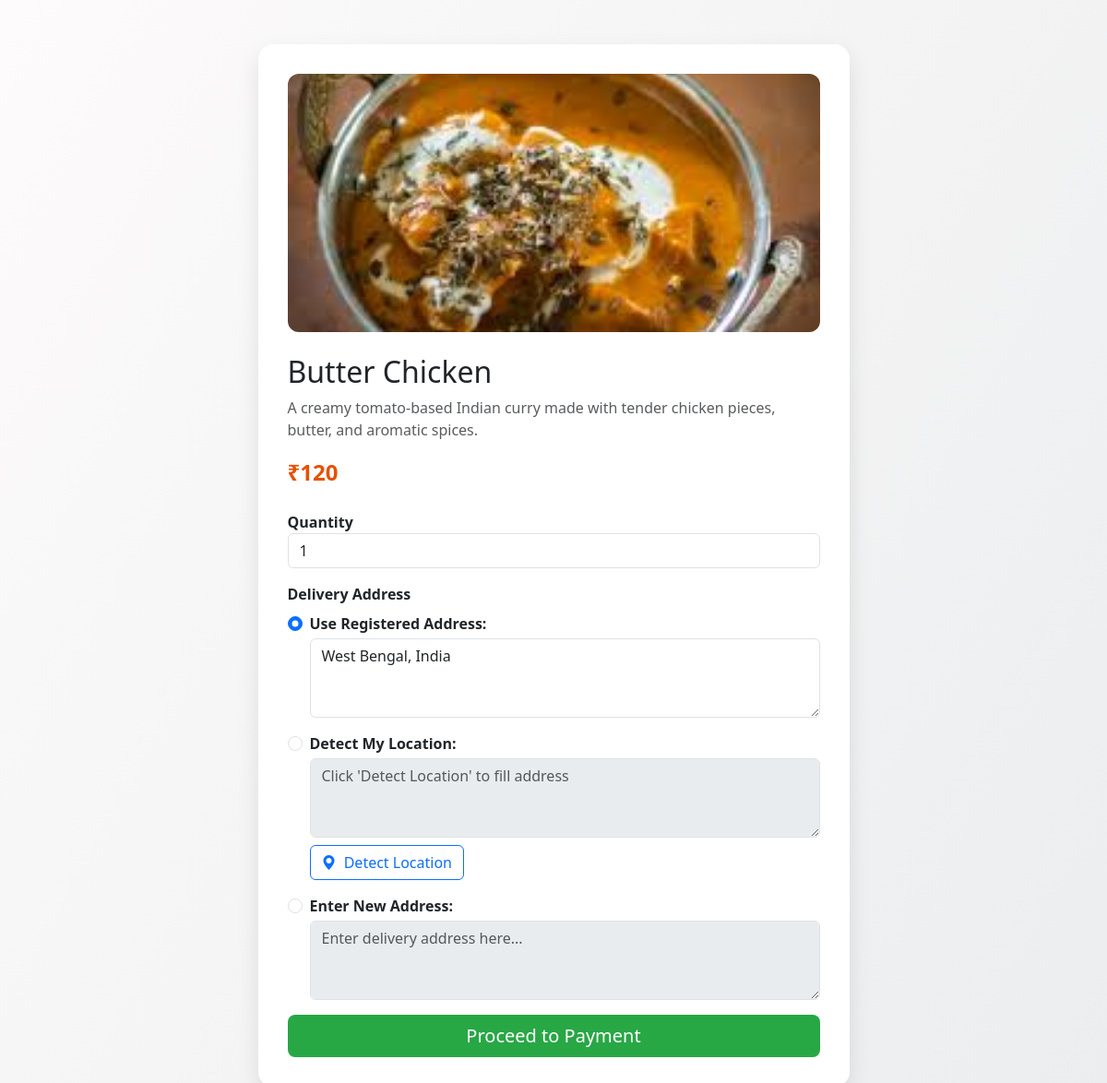
The app's page /Homepage/order_details.php?res_id=1&item_id=3 (signed in) with its own data.
### tables this page shows
CREATE TABLE `item` (
  `item_id` int(11) NOT NULL,
  `res_id` int(11) NOT NULL,
  `name` varchar(50) NOT NULL,
  `price` int(11) NOT NULL,
  `description` text NOT NULL,
  `image` text NOT NULL
);

CREATE TABLE `user` (
  `user_id` int(11) NOT NULL,
  `name` varchar(50) NOT NULL,
  `email` varchar(50) NOT NULL,
  `phone` varchar(50) NOT NULL,
  `address` text NOT NULL,
  `password` text NOT NULL
);

### Homepage/order_details.php (the view, shortened to what this page needs)
<?php
include_once "connection.php";
$res_id = $_GET['res_id'] ?? '';
$item_id = $_GET['item_id'] ?? '';
$res = mysqli_query($con, "SELECT * FROM item WHERE res_id='" . mysqli_real_escape_string($con, $res_id) . "' AND item_id='" . mysqli_real_escape_string($con, $item_id) . "'");
$food = mysqli_fetch_array($res);
$image = htmlspecialchars(basename($food['image']));
$name = htmlspecialchars($food['name']);
$description = htmlspecialchars($food['description']);
$price = htmlspecialchars($food['price']);
$prefilled_address = "";
$email = $_SESSION['email'];
$user_q = mysqli_query($con, "SELECT * FROM user WHERE email='$email'");
if ($user_q && mysqli_num_rows($user_q) > 0) {
    $user = mysqli_fetch_assoc($user_q);
    $prefilled_address = htmlspecialchars($user['address']);
}
?>
<!DOCTYPE html>
<html lang="en">
<head>
  <link href="https://cdn.jsdelivr.net/npm/bootstrap@5.3.0/dist/css/bootstrap.min.css" rel="stylesheet" />
  <link href="https://cdn.jsdelivr.net/npm/bootstrap-icons@1.10.5/font/bootstrap-icons.css" rel="stylesheet" />
</head>
<body>
<div class="container py-5">
  <div class="row justify-content-center">
    <div class="col-lg-7 col-md-9">
      <div class="order-wrapper">
        <img src="../uploads/<?php echo $image; ?>" class="img-fluid card-img-top mb-4" alt="<?php echo $name; ?>" />
        <h2 class="mb-2"><?php echo $name; ?></h2>
        <p class="text-muted mb-3"><?php echo $description; ?></p>
        <p class="price mb-4">₹<?php echo $price; ?></p>
        <form action="" method="POST" id="orderForm">
          <div class="mb-3">
            <label for="quantity">Quantity</label>
            <input
              type="number"
              class="form-control"
              id="quantity"
              name="quantity"
              value="1"
              min="1"
              required
            />
          </div>
          <div class="mb-3">
            <label class="form-label d-block fw-bold mb-2">Delivery Address</label>
            <div class="form-check">
              <input
                class="form-check-input"
                type="radio"
                name="address_option"
                id="use_saved"
                value="saved"
                checked
              />
              <label class="form-check-label" for="use_saved">
                Use Registered Address:
              </label>
              <textarea
                class="form-control mt-1 address-textarea"
                readonly
                rows="3"
              ><?php echo $prefilled_address ?: 'Not Available'; ?></textarea>
            </div>
            <div class="form-check mt-3">
              <input
                class="form-check-input"
                type="radio"
                name="address_option"
                id="use_detected"
                value="detected"
              />
              <label class="form-check-label" for="use_detected">
                Detect My Location:
              </label>
              <textarea
                class="form-control mt-1 address-textarea"
                id="detected_address"
                name="detected_address"
                rows="3"
                readonly
                placeholder="Click 'Detect Location' to fill address"
              ></textarea>
              <button type="button" class="btn btn-outline-primary mt-2" id="detectLocationBtn">
                <i class="bi bi-geo-alt-fill me-1"></i> Detect Location
              </button>
            </div>
            <div class="form-check mt-3">
              <input
                class="form-check-input"
                type="radio"
                name="address_option"
                id="use_manual"
                value="manual"
              />
              <label class="form-check-label" for="use_manual">
                Enter New Address:
              </label>
              <textarea
                class="form-control mt-1 address-textarea"
                id="manual_address"
                name="manual_address"
                rows="3"
                placeholder="Enter delivery address here..."
                disabled
              ></textarea>
            </div>
          </div>
          <div class="d-grid">
            <button type="submit" class="btn btn-success btn-lg">Proceed to Payment</button>
          </div>
        </form>
      </div>
    </div>
  </div>
</div>
</body>
</html>

### Homepage/order_details.php (style rules this page uses)
body { background: linear-gradient(120deg, #fdfbfb, #ebedee); font-family: 'Segoe UI', Tahoma, Geneva, Verdana, sans-serif; }
.order-wrapper { background: #fff; border-radius: 1rem; box-shadow: 0 10px 25px rgba(0,0,0,0.1); overflow: hidden; padding: 2rem; }
.card-img-top { height: 280px; object-fit: cover; border-radius: 0.75rem; }
.price { font-size: 1.5rem; font-weight: bold; color: #e65100; }
.btn-success { background-color: #28a745; border: none; }
label { font-weight: 600; }
.address-textarea { resize: vertical; }

### records on screen
item: image (picture), name "Butter Chicken", description "A creamy tomato-based Indian curry made with tender chicken pieces, butter, and aromatic spices.", price "120"
user: address "West Bengal, India"
